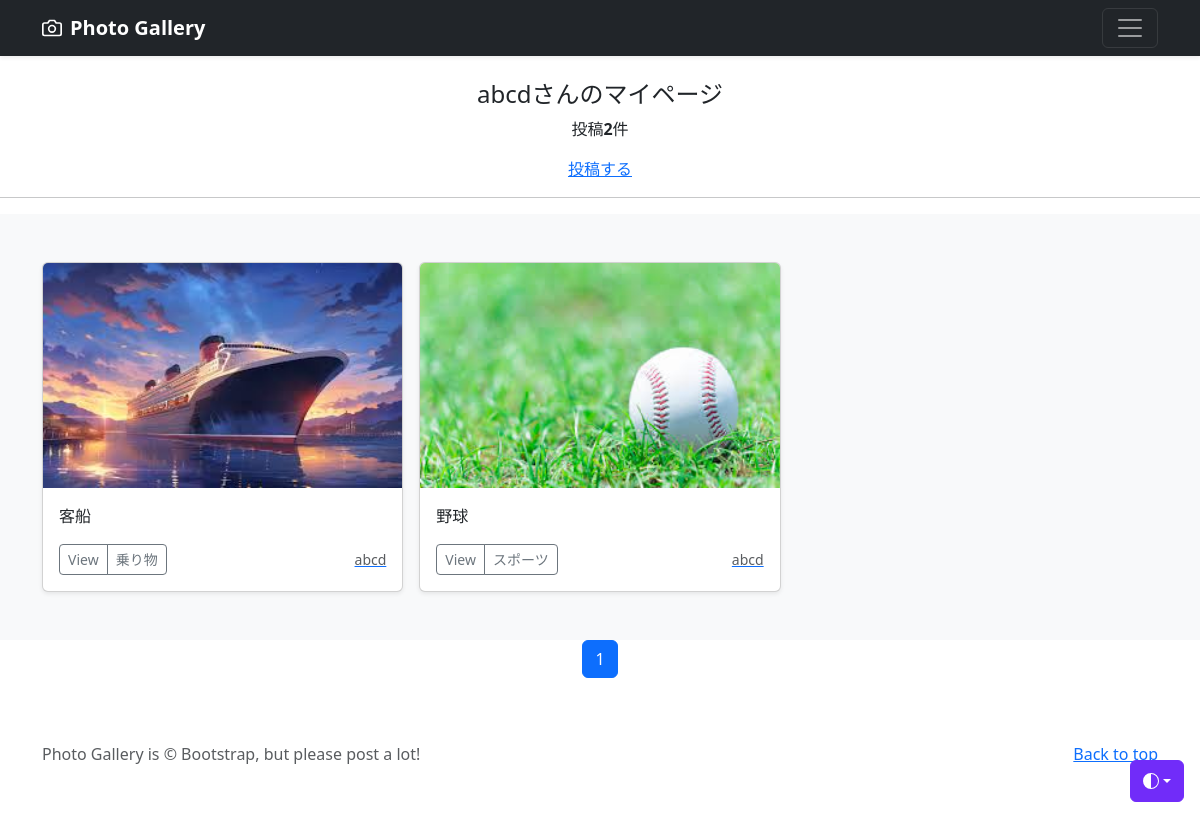
The app's page /mypage/ (signed in) with its own data.
### accounts/models.py (models this page shows)
class CustomUser(AbstractUser):
    pass

### photo/models.py (models this page shows, shortened)
class PhotoPost(models.Model):
    user = models.ForeignKey(
        CustomUser,
        verbose_name='ユーザー',
        on_delete=models.CASCADE
    )
    category = models.ForeignKey(
        Category,
        verbose_name='カテゴリ',
        on_delete=models.PROTECT
    )
    title = models.CharField(
        verbose_name='タイトル',
        max_length=200
    )
    comment = models.TextField(
        verbose_name='コメント',
    )
    image1 = models.ImageField(
        verbose_name='イメージ1',
        upload_to = 'photos'
    )
    image2 = models.ImageField(
        verbose_name='イメージ2',
        upload_to = 'photos',
        blank=True,
        null=True
    )
    posted_at = models.DateTimeField(
        verbose_name='投稿日時',
        auto_now_add=True
    )

class Category(models.Model):
    title = models.CharField(
        verbose_name='カテゴリ',
        max_length=20)

### photo/views.py (the view)
# urls.py: path('mypage/', views.MypageView.as_view(), name = 'mypage'),
class MypageView(ListView):
    template_name = 'mypage.html'
    paginate_by = 9
    def get_queryset(self):
        queryset = PhotoPost.objects.filter(user=self.request.user).order_by('-posted_at')
        return queryset

### photo/templates/mypage.html (shortened to what this page needs)
{% extends "base.html" %}
    {% block contents %}
    {% if user.is_authenticated %}
        <br>
        <div style="text-align:center">
            <h4>{{user.username}}さんのマイページ</h4>
            {% if object_list.count == 0 %}
                <p>{{user.username}}さんの投稿はありません</P>
            {% else %}
                <p>投稿<strong>{{object_list.count}}</strong>件</p>
            {% endif %}
            <a href={% url 'photo:post' %}>投稿する</a>
        </div>
        <hr>
    {% endif %}
    {% include "photos_list.html" %}
    {% include "pagination.html" %}
    {% endblock %}

### photo/templates/base.html (shortened to what this page needs)
{% load static %}
<!doctype html>
<html lang="ja">
  <head>
    <link href="https://cdn.jsdelivr.net/npm/bootstrap@5.3.0/dist/css/bootstrap.min.css" rel="stylesheet">
  </head>
  <body>
    <div class="dropdown position-fixed bottom-0 end-0 mb-3 me-3 bd-mode-toggle">
      <button class="btn btn-bd-primary py-2 dropdown-toggle d-flex align-items-center"
              id="bd-theme"
              type="button"
              aria-expanded="false"
              data-bs-toggle="dropdown"
              aria-label="Toggle theme (auto)">
        <svg class="bi my-1 theme-icon-active" width="1em" height="1em"><use href="#circle-half"></use></svg>
      </button>
    </div>
<header data-bs-theme="dark">
  <div class="navbar navbar-dark bg-dark shadow-sm">
    <div class="container">
      <a href={% url 'photo:index' %} class="navbar-brand d-flex align-items-center">
        <strong>Photo Gallery</strong>
      </a>
      <button class="navbar-toggler" type="button" data-bs-toggle="collapse" data-bs-target="#navbarHeader" aria-controls="navbarHeader" aria-expanded="false" aria-label="Toggle navigation">
        <span class="navbar-toggler-icon"></span>
      </button>
    </div>
  </div>
</header>
<main>
  {% block contents %}{% endblock %}
</main>
<footer class="text-body-secondary py-5">
  <div class="container">
    <p class="float-end mb-1">
      <a href="#">Back to top</a>
    </p>
    <p class="mb-1">Photo Gallery is &copy; Bootstrap, but please post a lot!</p>
  </div>
</footer>
    </body>
</html>

### photo/templates/photos_list.html
<div class="album py-5 bg-body-tertiary">
  <div class="container">
    <div class="row row-cols-1 row-cols-sm-2 row-cols-md-3 g-3">
      {% for record in object_list %}
      <div class="col">
        <div class="card shadow-sm">
          <img src="{{ record.image1.url }}" class="bd-placeholder-img card-img-top" width="100%" height="225" alt="{{ record.title }}">
          <div class="card-body">
            <p class="card-text">{{ record.title }}</p>
            <div class="d-flex justify-content-between align-items-center">
              <div class="btn-group">
                <button type="button" class="btn btn-sm btn-outline-secondary" onclick="location.href='{% url 'photo:photo_detail' record.pk %}'">View</button>
                <button type="button" class="btn btn-sm btn-outline-secondary" onclick="location.href='{% url 'photo:photos_cat' category=record.category.id %}'">{{ record.category.title }}</button>
              </div>
              <a href="{% url 'photo:user_list' user=record.user.id %}">
                <small class="text-muted">{{ record.user.username }}</small>
              </a>
            </div>
          </div>
        </div>
      </div>
      {% endfor %}
    </div>
  </div>
</div>

### photo/templates/pagination.html (shortened to what this page needs)
<ul class="pagination" style="justify-content:center">
    {% for num in page_obj.paginator.page_range %}
        {% if page_obj.number == num %}
        <li class="page-item active">
            <span class="page-link">{{ num }}</span>
        </li>
        {% else %}
        <li class="page-item">
            <a class="page-link" href=?page={{ num }}>{{ num }}</a>
        </li>
        {% endif %}
    {% endfor %}
</ul>

### photo/templates/base.html (style rules this page uses)
.bd-placeholder-img { font-size: 1.125rem; text-anchor: middle; -webkit-user-select: none; -moz-user-select: none; user-select: none; }
.bi { vertical-align: -.125em; fill: currentColor; }
.btn-bd-primary { --bd-violet-bg: #712cf9; --bd-violet-rgb: 112.520718, 44.062154, 249.437846; --bs-btn-font-weight: 600; --bs-btn-color: var(--bs-white); --bs-btn-bg: var(--bd-violet-bg); --bs-btn-border-color: var(--bd-violet-bg); --bs-btn-hover-color: var(--bs-white); --bs-btn-hover-bg: #6528e0; --bs-btn-hover-border-color: #6528e0; --bs-btn-focus-shadow-rgb: var(--bd-violet-rgb); --bs-btn-active-color: var(--bs-btn-hover-color); --bs-btn-active-bg: #5a23c8; --bs-btn-active-border-color: #5a23c8; }
.bd-mode-toggle { z-index: 1500; }

### records on screen
CustomUser: username "abcd"
PhotoPost: image1 (picture), title "客船", category "乗り物", user.username "abcd"
PhotoPost: image1 (picture), title "野球", category "スポーツ", user.username "abcd"

### other values on screen
{{ object_list.count }} "2"
{{ num }} "1"
